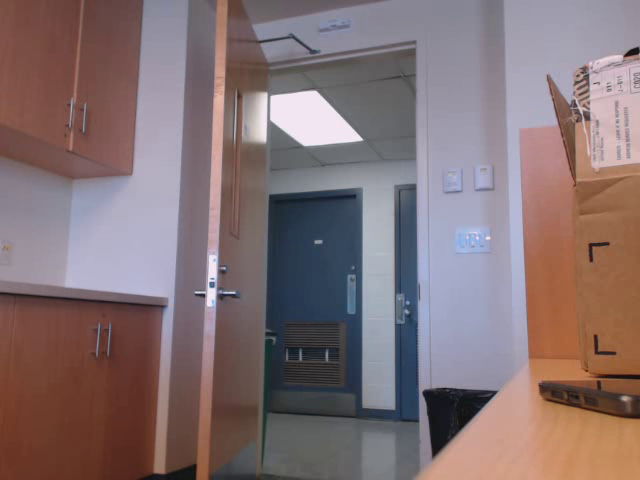
#> input picture frame 20 of myvideo.avi, 640 x 480 px, given in place of the camera
$ python motion_detector.py   (Python 2 division)   (older library calls are emulated)
#> lines starting #> are read from the running program, lines starting #| are printed output that depends on the picture
import argparse
import datetime
import imutils
import time
import cv2

framerate = 20.0
videolength = 10

ap = argparse.ArgumentParser()
#ap.add_argument("-v","--video", help = "path to the video file")
ap.add_argument("-a", "--min-area", type = int, default = 200, help= "minimum area size")
args = vars(ap.parse_args())


# [18 lines of commented-out code are left out]

firstFrame = None
camera = cv2.VideoCapture(0)
time.sleep(0.25)
avg = None

try:
   while True:
	(grabbed,frame) = camera.read()
#> frame is the input picture: shape (480, 640, 3); mean B, G, R 115.5, 113.6, 131.5
	#text = "Unoccupied"
	#print "Fetching feed from Camera"
	if not grabbed:
		break

	frame = imutils.resize(frame, width = 480)
#> frame: shape (360, 480, 3)

	gray = cv2.cvtColor(frame,cv2.COLOR_BGR2GRAY)
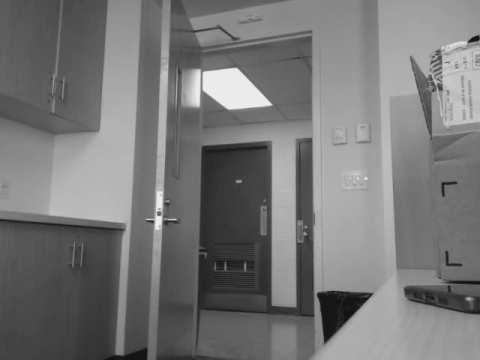
#> gray: shape (360, 480); min 17, max 240, mean 119.1
	gray = cv2.GaussianBlur(gray, (21,21),0)
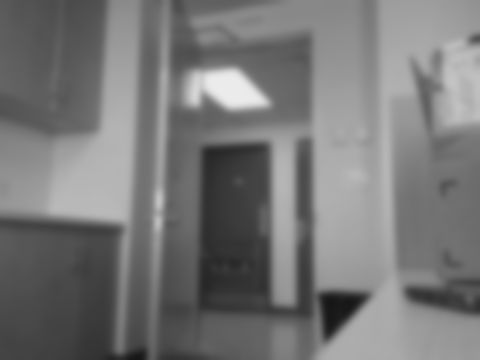
#> gray: shape (360, 480); min 22, max 235, mean 119.1

#	if firstFrame is None:
#		firstFrame = gray
#		continue

	if avg is None:
		print "[INFO] Starting Backgrond Model..."
		avg = gray.copy().astype("float")
		continue

	cv2.accumulateWeighted(gray,avg,0.5)
	frameDelta = cv2.absdiff(gray,cv2.convertScaleAbs(avg))


	#frameDelta = cv2.absdiff(firstFrame, gray)
	#thresh = cv2.threshold(frameDelta,25,255,cv2.THRESH_BINARY)[1]

	thresh = cv2.dilate(thresh, None, iterations = 2)
	(cnts, _) = cv2.findContours(thresh.copy(),cv2.RETR_EXTERNAL,
		cv2.CHAIN_APPROX_SIMPLE)

	for c in cnts:
		if cv2.contourArea(c) <args["min_area"]:
			continue

#		(x,y,w,h) = cv2.boundingRect(c)
#		cv2.rectangle(frame, (x, y), (x+w, y+h), (0,255, 0),2)
		#text = "Occupied"
		print "HUMAN DETECTED AHHHHHHHHHH!!!!"
		break

#	cv2.putText(frame, "Room Status: {}".format(text), (10, 20),
#		cv2.FONT_HERSHEY_SIMPLEX, 0.5, (0, 0, 255), 2)
#	cv2.putText(frame, datetime.datetime.now().strftime("%A %d %B %Y %I:%M:%S%p"),
#		(10, frame.shape[0] - 10), cv2.FONT_HERSHEY_SIMPLEX, 0.35, (0, 0, 255), 1)

	# show the frame and record if the user presses a key
#	cv2.imshow("Security Feed", frame)
#	cv2.imshow("Thresh", thresh)
#	cv2.imshow("Frame Delta", frameDelta)
#	key = cv2.waitKey(1) & 0xFF

	# if the `q` key is pressed, break from the lop
#	if key == ord("q"):
#		break
except (KeyboardInterrupt):
	camera.release()
	exit


# cleanup the camera and close any open windows
#camera.release()

$ run again, starting later in the video
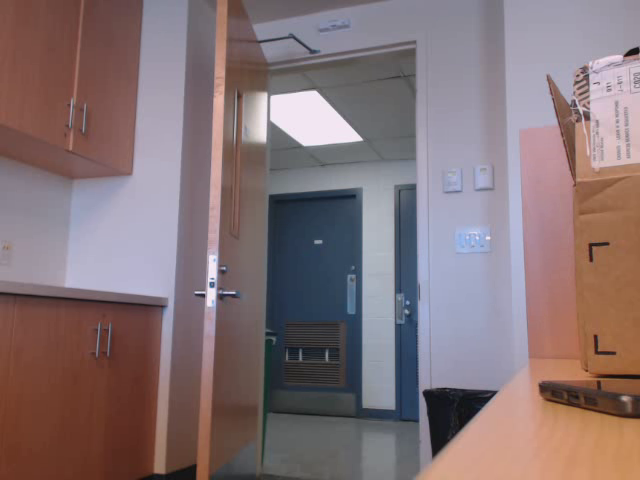
#> input picture frame 90 of myvideo.avi, 640 x 480 px, given in place of the camera
#> frame is the input picture: shape (480, 640, 3); mean B, G, R 117.5, 114.9, 132.4
#> frame: shape (360, 480, 3)
#> `gray = cv2.cvtColor(frame,cv2.COLOR_BGR2GRAY)`:
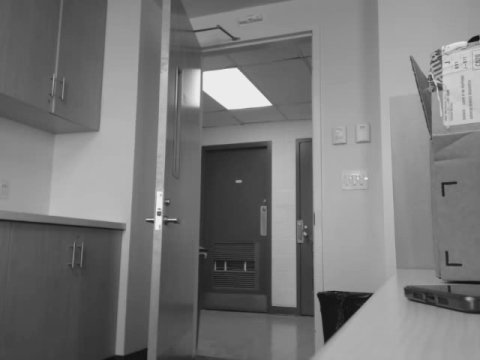
#> gray: shape (360, 480); min 15, max 240, mean 120.4
#> `gray = cv2.GaussianBlur(gray, (21,21),0)`:
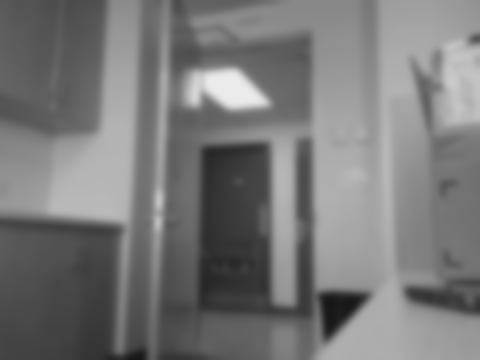
#> gray: shape (360, 480); min 23, max 235, mean 120.4

$ run again, starting later in the video
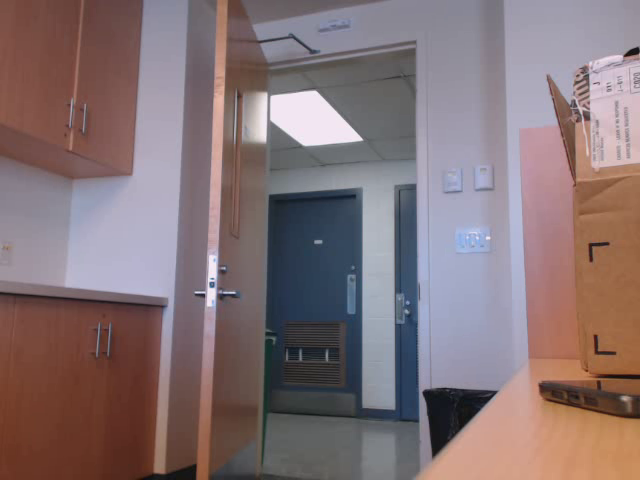
#> input picture frame 160 of myvideo.avi, 640 x 480 px, given in place of the camera
#> frame is the input picture: shape (480, 640, 3); mean B, G, R 117.3, 114.8, 132.4
#> frame: shape (360, 480, 3)
#> `gray = cv2.cvtColor(frame,cv2.COLOR_BGR2GRAY)`:
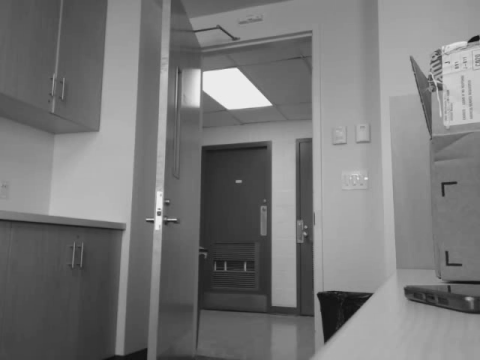
#> gray: shape (360, 480); min 13, max 240, mean 120.3
